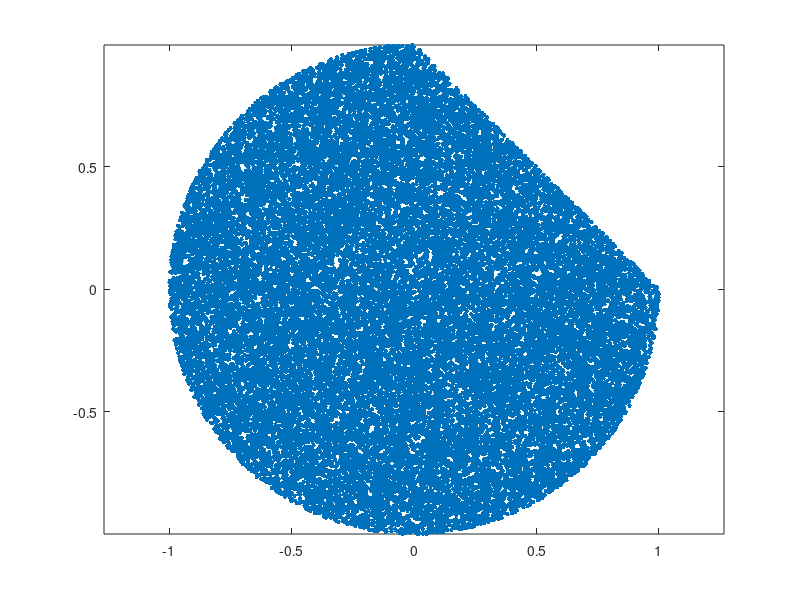

Write MATLAB code to recreate this figure.
N = 200000;
x =-2 +rand(N,1)*4;
y = -2+rand(N,1)*4;
f1 = x + y - 1;
f2 = x.^2 + y.^2 - 1;
ind1 = (f1<=0);
ind2 = (f2<=0);
ind3 = and(ind1,ind2);
a = [x(ind3),y(ind3)];
figure
plot(a(:,1),a(:,2),'.','MarkerSize',10);
axis equal
